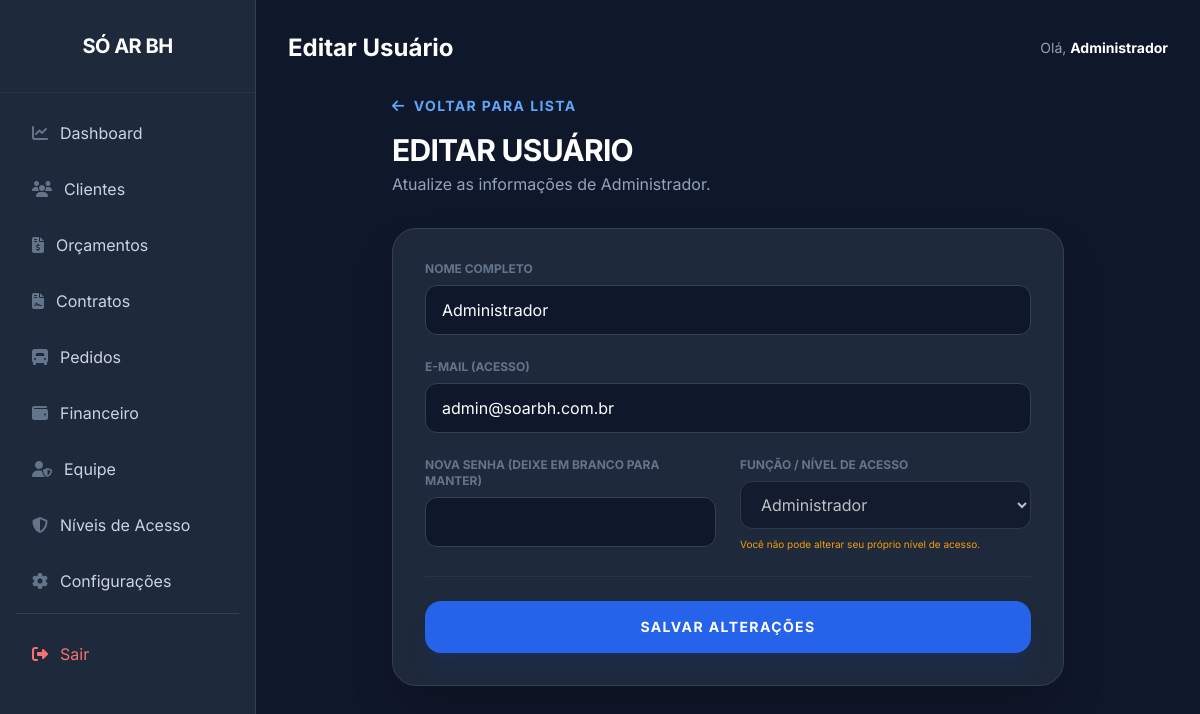
The app's page /usuarios/edit/1 (signed in) with its own data.
### tables this page shows
CREATE TABLE IF NOT EXISTS usuarios (
    id INT(11) UNSIGNED AUTO_INCREMENT PRIMARY KEY,
    nome VARCHAR(150) NOT NULL,
    email VARCHAR(150) UNIQUE NOT NULL,
    senha VARCHAR(255) NOT NULL,
    role_id INT(11) UNSIGNED NULL,
    nivel ENUM('admin') DEFAULT 'admin',  
    created_at TIMESTAMP DEFAULT CURRENT_TIMESTAMP,
    FOREIGN KEY (role_id) REFERENCES roles(id) ON DELETE SET NULL
);

CREATE TABLE IF NOT EXISTS roles (
    id INT(11) UNSIGNED AUTO_INCREMENT PRIMARY KEY,
    nome VARCHAR(50) NOT NULL,
    slug VARCHAR(50) UNIQUE NOT NULL,
    descricao VARCHAR(255)
);

### app/Controllers/BaseController.php (called while the page is built, shortened)
<?php
class BaseController
{
    protected function view($path, $data = [])
    {
        $configModel = new \App\Models\Configuracao();
        $data['global_company'] = $configModel->all();
        extract($data);
        require_once __DIR__ . "/../../views/{$path}.php";
    }
}

### app/Controllers/UserController.php (called while the page is built, shortened)
<?php
class UserController extends BaseController
{
    private $userModel;
    public function __construct()
    {
        $this->userModel = new User();
    }
    public function edit($id)
    {
        $user = $this->userModel->find($id);
        $roles = $this->userModel->getRoles();
        $this->view('admin/users/edit', [
            'title' => 'Editar Usuário',
            'user' => $user,
            'roles' => $roles
        ]);
    }
}

### app/Services/Database.php (called while the page is built, shortened)
<?php
class Database
{
    private static $instance = null;
    private $connection;
    private function __construct()
    {
        $config = require __DIR__ . '/../../config/config.php';
        $db = $config['db'];
        try {
            $dsn = "mysql:host={$db['host']};dbname={$db['dbname']};charset={$db['charset']}";
            $this->connection = new PDO($dsn, $db['user'], $db['pass'], [
                PDO::ATTR_ERRMODE => PDO::ERRMODE_EXCEPTION,
                PDO::ATTR_DEFAULT_FETCH_MODE => PDO::FETCH_ASSOC,
                PDO::ATTR_EMULATE_PREPARES => false,
            ]);
        } catch (PDOException $e) {
            die("Database connection failed: " . $e->getMessage());
        }
    }
    public static function getInstance()
    {
        if (self::$instance === null) {
            self::$instance = new self();
        }
        return self::$instance->getConnection();
    }
    public function getConnection()
    {
        return $this->connection;
    }
}

### config/config.php (called while the page is built)
<?php
return [
    'db' => [
        'host' => '177.136.234.91',
        'dbname' => 'soarcondicionado_crm',
        'user' => 'soarcondicionado_cm',
        'pass' => '?*4kqWSh1N0V;+~1',
        'charset' => 'utf8mb4'
    ],
    'app_url' => 'https://crm.soarcondicionadobh.com.br',
    'app_key' => 'OYP6bZVdFg0C28KUEZoVBNiuUhHvPGWfBl05HxfrLBI='
];

### app/Models/BaseModel.php (called while the page is built, shortened)
<?php
abstract class BaseModel
{
    public function __construct()
    {
        $this->db = Database::getInstance();
    }
}

### app/Models/User.php (called while the page is built, shortened)
<?php
class User extends BaseModel
{
    protected $table = 'usuarios';
    public function find($id)
    {
        $stmt = $this->db->prepare("
            SELECT u.*, r.nome as role_nome, r.slug as role_slug
            FROM {$this->table} u
            LEFT JOIN roles r ON u.role_id = r.id
            WHERE u.id = ?
        ");
        $stmt->execute([$id]);
        return $stmt->fetch();
    }
    public function getRoles()
    {
        return $this->db->query("SELECT * FROM roles ORDER BY nome ASC")->fetchAll();
    }
}

### views/admin/users/edit.php (the view, shortened to what this page needs)
<?php include __DIR__ . '/../layout/header.php'; ?>
<div class="max-w-2xl mx-auto">
    <div class="mb-8">
        <a href="/usuarios" class="text-blue-400 hover:text-blue-300 text-sm font-bold uppercase tracking-widest flex items-center mb-4 transition-colors">
            <i class="fa-solid fa-arrow-left mr-2"></i> Voltar para lista
        </a>
        <h1 class="text-3xl font-bold text-white uppercase tracking-tight">Editar Usuário</h1>
        <p class="text-slate-400 mt-1">Atualize as informações de <?= htmlspecialchars($user['nome']) ?>.</p>
    </div>
    <form action="/usuarios/update/<?= $user['id'] ?>" method="POST" class="bg-slate-800 rounded-3xl border border-slate-700 shadow-2xl overflow-hidden p-8 space-y-6">
        <div class="grid grid-cols-1 md:grid-cols-2 gap-6">
            <div class="md:col-span-2">
                <label class="block text-xs font-bold text-slate-500 uppercase mb-2">Nome Completo</label>
                <input type="text" name="nome" value="<?= htmlspecialchars($user['nome']) ?>" required class="w-full px-4 py-3 bg-slate-900 border border-slate-700 rounded-xl text-white outline-none focus:ring-2 focus:ring-blue-500 transition-all">
            </div>
            <div class="md:col-span-2">
                <label class="block text-xs font-bold text-slate-500 uppercase mb-2">E-mail (Acesso)</label>
                <input type="email" name="email" value="<?= htmlspecialchars($user['email']) ?>" required class="w-full px-4 py-3 bg-slate-900 border border-slate-700 rounded-xl text-white outline-none focus:ring-2 focus:ring-blue-500 transition-all">
            </div>
            <div>
                <label class="block text-xs font-bold text-slate-500 uppercase mb-2">Nova Senha (deixe em branco para manter)</label>
                <input type="password" name="senha" class="w-full px-4 py-3 bg-slate-900 border border-slate-700 rounded-xl text-white outline-none focus:ring-2 focus:ring-blue-500 transition-all">
            </div>
            <div>
                <label class="block text-xs font-bold text-slate-500 uppercase mb-2">Função / Nível de Acesso</label>
                <select name="role_id" required class="w-full px-4 py-3 bg-slate-900 border border-slate-700 rounded-xl text-white outline-none focus:ring-2 focus:ring-blue-500 transition-all" <?= $user['id'] == $_SESSION['user_id'] ? 'disabled' : '' ?>>
                    <?php foreach ($roles as $r): ?>
                    <option value="<?= $r['id'] ?>" <?= $user['role_id'] == $r['id'] ? 'selected' : '' ?>>
                        <?= htmlspecialchars($r['nome']) ?>
                    </option>
                    <?php endforeach; ?>
                </select>
                <?php if ($user['id'] == $_SESSION['user_id']): ?>
                    <p class="text-[10px] text-amber-500 mt-2">Você não pode alterar seu próprio nível de acesso.</p>
                <?php endif; ?>
            </div>
        </div>
        <div class="pt-6 border-t border-slate-700/50">
            <button type="submit" class="w-full px-8 py-4 bg-blue-600 hover:bg-blue-700 text-white font-bold rounded-2xl transition-all shadow-xl shadow-blue-900/20 uppercase tracking-widest text-sm">
                Salvar Alterações
            </button>
        </div>
    </form>
</div>
<?php include __DIR__ . '/../layout/footer.php'; ?>

### views/admin/layout/header.php (style rules this page uses)
body { font-family: 'Inter', sans-serif; }

### records on screen
usuarios: nome "Administrador", email "admin@soarbh.com.br", role_id "Administrador"

### other values on screen
$global_company['company_name'] "SÓ AR BH"
$title "Editar Usuário"
$_SESSION['user_nome'] "Administrador"
